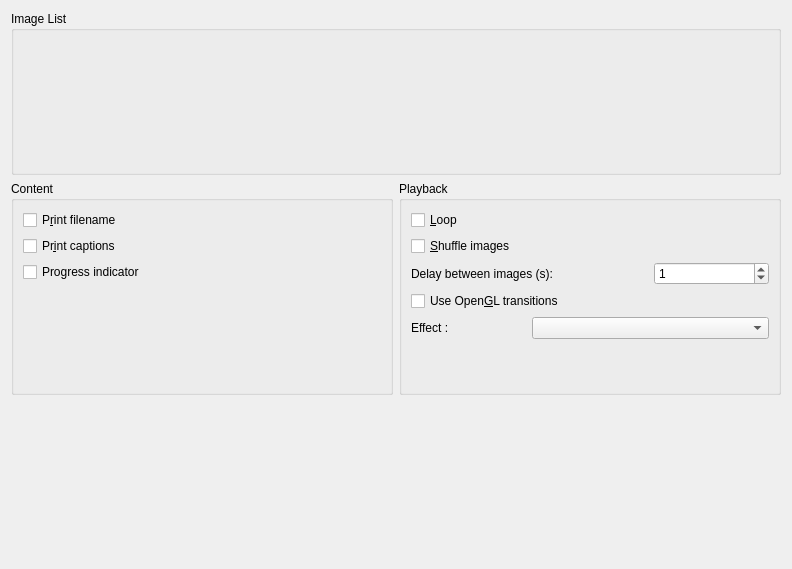
<?xml version="1.0" encoding="UTF-8"?>
<ui version="4.0">
 <class>PresentationMainPage</class>
 <widget class="QWidget" name="PresentationMainPage">
  <property name="geometry">
   <rect>
    <x>0</x>
    <y>0</y>
    <width>792</width>
    <height>569</height>
   </rect>
  </property>
  <layout class="QVBoxLayout" name="verticalLayout">
   <item>
    <widget class="QGroupBox" name="m_ImagesFilesGroup">
     <property name="whatsThis">
      <string>Preview the currently selected image.</string>
     </property>
     <property name="title">
      <string>Image List</string>
     </property>
     <layout class="QGridLayout" name="gridLayout_3" columnstretch="10,0">
      <item row="0" column="0">
       <widget class="QWidget" name="m_ImagesFilesListBoxContainer" native="true"/>
      </item>
      <item row="0" column="1">
       <layout class="QVBoxLayout" name="verticalLayout_6">
        <item>
         <spacer name="verticalSpacer_5">
          <property name="orientation">
           <enum>Qt::Vertical</enum>
          </property>
          <property name="sizeHint" stdset="0">
           <size>
            <width>20</width>
            <height>40</height>
           </size>
          </property>
         </spacer>
        </item>
        <item>
         <widget class="QLabel" name="m_previewLabel">
          <property name="sizePolicy">
           <sizepolicy hsizetype="Minimum" vsizetype="Minimum">
            <horstretch>0</horstretch>
            <verstretch>0</verstretch>
           </sizepolicy>
          </property>
          <property name="maximumSize">
           <size>
            <width>256</width>
            <height>256</height>
           </size>
          </property>
          <property name="text">
           <string comment="KDE::DoNotExtract"/>
          </property>
          <property name="alignment">
           <set>Qt::AlignCenter</set>
          </property>
         </widget>
        </item>
        <item>
         <spacer name="verticalSpacer_6">
          <property name="orientation">
           <enum>Qt::Vertical</enum>
          </property>
          <property name="sizeHint" stdset="0">
           <size>
            <width>20</width>
            <height>40</height>
           </size>
          </property>
         </spacer>
        </item>
       </layout>
      </item>
      <item row="1" column="0">
       <widget class="QLabel" name="m_label6">
        <property name="sizePolicy">
         <sizepolicy hsizetype="Expanding" vsizetype="Minimum">
          <horstretch>0</horstretch>
          <verstretch>0</verstretch>
         </sizepolicy>
        </property>
        <property name="whatsThis">
         <string>Total number of images in the portfolio and sequence duration.</string>
        </property>
        <property name="text">
         <string/>
        </property>
        <property name="wordWrap">
         <bool>false</bool>
        </property>
       </widget>
      </item>
      <item row="1" column="1">
       <widget class="QLabel" name="m_label7">
        <property name="sizePolicy">
         <sizepolicy hsizetype="Minimum" vsizetype="Minimum">
          <horstretch>0</horstretch>
          <verstretch>0</verstretch>
         </sizepolicy>
        </property>
        <property name="whatsThis">
         <string>Currently selected image in the portfolio list.</string>
        </property>
        <property name="text">
         <string/>
        </property>
        <property name="wordWrap">
         <bool>false</bool>
        </property>
       </widget>
      </item>
     </layout>
    </widget>
   </item>
   <item>
    <layout class="QGridLayout" name="gridLayout_2">
     <item row="0" column="0">
      <widget class="QGroupBox" name="groupBox_2">
       <property name="title">
        <string>Content</string>
       </property>
       <layout class="QVBoxLayout" name="verticalLayout_4">
        <item>
         <layout class="QHBoxLayout" name="horizontalLayout_2">
          <item>
           <widget class="QCheckBox" name="m_printNameCheckBox">
            <property name="text">
             <string>P&amp;rint filename</string>
            </property>
           </widget>
          </item>
         </layout>
        </item>
        <item>
         <widget class="QCheckBox" name="m_printCommentsCheckBox">
          <property name="text">
           <string>Pr&amp;int captions </string>
          </property>
         </widget>
        </item>
        <item>
         <widget class="QCheckBox" name="m_printProgressCheckBox">
          <property name="text">
           <string>Progress indicator</string>
          </property>
         </widget>
        </item>
        <item>
         <spacer name="verticalSpacer_2">
          <property name="orientation">
           <enum>Qt::Vertical</enum>
          </property>
          <property name="sizeHint" stdset="0">
           <size>
            <width>20</width>
            <height>17</height>
           </size>
          </property>
         </spacer>
        </item>
       </layout>
      </widget>
     </item>
     <item row="0" column="1">
      <widget class="QGroupBox" name="groupBox_3">
       <property name="title">
        <string>Playback</string>
       </property>
       <layout class="QVBoxLayout" name="verticalLayout_5">
        <item>
         <widget class="QCheckBox" name="m_loopCheckBox">
          <property name="text">
           <string>&amp;Loop</string>
          </property>
         </widget>
        </item>
        <item>
         <widget class="QCheckBox" name="m_shuffleCheckBox">
          <property name="text">
           <string>&amp;Shuffle images</string>
          </property>
         </widget>
        </item>
        <item>
         <layout class="QGridLayout" name="gridLayout">
          <item row="2" column="0">
           <widget class="QLabel" name="label_3">
            <property name="text">
             <string>Effect :</string>
            </property>
           </widget>
          </item>
          <item row="0" column="0" colspan="2">
           <widget class="QLabel" name="m_delayLabel">
            <property name="text">
             <string>Delay between images (s):</string>
            </property>
           </widget>
          </item>
          <item row="0" column="2">
           <widget class="QSpinBox" name="m_delaySpinBox">
            <property name="sizePolicy">
             <sizepolicy hsizetype="Minimum" vsizetype="Minimum">
              <horstretch>0</horstretch>
              <verstretch>0</verstretch>
             </sizepolicy>
            </property>
            <property name="minimumSize">
             <size>
              <width>80</width>
              <height>0</height>
             </size>
            </property>
            <property name="value">
             <number>1</number>
            </property>
           </widget>
          </item>
          <item row="2" column="1" colspan="2">
           <widget class="QComboBox" name="m_effectsComboBox"/>
          </item>
          <item row="1" column="0" colspan="2">
           <widget class="QCheckBox" name="m_openglCheckBox">
            <property name="text">
             <string>Use Open&amp;GL transitions</string>
            </property>
           </widget>
          </item>
         </layout>
        </item>
        <item>
         <spacer name="verticalSpacer_3">
          <property name="orientation">
           <enum>Qt::Vertical</enum>
          </property>
          <property name="sizeHint" stdset="0">
           <size>
            <width>20</width>
            <height>44</height>
           </size>
          </property>
         </spacer>
        </item>
       </layout>
      </widget>
     </item>
    </layout>
   </item>
   <item>
    <spacer name="verticalSpacer_4">
     <property name="orientation">
      <enum>Qt::Vertical</enum>
     </property>
     <property name="sizeHint" stdset="0">
      <size>
       <width>20</width>
       <height>24</height>
      </size>
     </property>
    </spacer>
   </item>
  </layout>
 </widget>
 <resources/>
 <connections/>
</ui>
